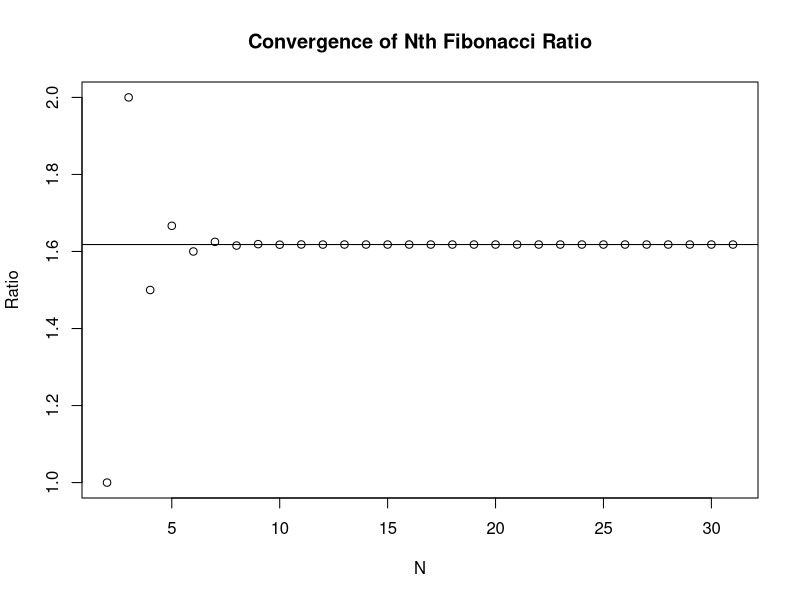

Source code (R):
## ---- chunk 1
knitr::opts_chunk$set(echo = TRUE)
## ---- chunk 2
Fibonacci <- numeric(1000000)
ratio <- numeric(1000000)
ratio[1] <- NaN
ratio[2] <- 1
Fibonacci[1] <- 1
Fibonacci[2] <- 1
for(i in 3:1000){
  Fibonacci[i] <- Fibonacci[i - 2] + Fibonacci[i-1]
  ratio[i] <- Fibonacci[i]/Fibonacci[i-1]
}
print(Fibonacci)
## ---- chunk 3
GR <- (1 + sqrt(5))/2


for(j in 3:length(Fibonacci)){
  Fibonacci[j] <- Fibonacci[j - 2] + Fibonacci[j-1]
  ratio[j] <- Fibonacci[j]/Fibonacci[j-1]
  if(ratio[j]  == GR){print(j) 
    break}}
  plot(2:31, ratio[2:31], main = "Convergence of Nth Fibonacci Ratio", xlab = "N", ylab = "Ratio")
  abline(h = GR)
  
## ---- chunk 4
answer <- 0
for(j in 1:5) answer <- answer + j
print(answer)
## ---- chunk 5
answer <- NULL
for( j in 1:5) answer <- c(answer,j)
print(answer)
## ---- chunk 6
answer <- 0
for(j in 1:5) answer <- c(answer,j)
print(answer)
## ---- chunk 7
answer <- 1
for(j in 1:5) answer <- answer*j
print(answer)
## ---- chunk 8
answer <- 3
for (j in 1:15) answer <- c(answer, (7*answer[j])%%31)
print(answer)
## ---- chunk 9
calc_interest <- function(n = 3, P = 1000){

if(n <= 3){i <- 0.04} else {i<-0.05}
  I = P*(((1+i)^n)-1)
print(I)
}

calc_interest(n = 10, P = 100)
## ---- chunk 10
cal_mort <- function(n = 36, P = 250000, open = TRUE){

if(open == TRUE){i <- 0.005} else {i <- 0.004}
  
R <- (P*i)/(1-(1+i)^(-n))

print(R)

}

cal_mort()
## ---- chunk 11
while_loop <- function(){

  Fibonacci <- c(1,1)
  
  while(max(Fibonacci) < 300){
  
    Fibonacci <- c(Fibonacci, Fibonacci[length(Fibonacci)] + Fibonacci[length(Fibonacci)-1])
  }
  print((Fibonacci))
  
  print(length(Fibonacci))

}

while_loop()

## ---- chunk 12
while_loop_2 <- function(){
  
  oldi <- 0
  i <- 0.006
  
  while(abs(i - oldi) > 0.000001){
    
    oldi <- i
    
    i <- (1-(1+oldi)^(-20))/19
    
  }
  print(i)
  print(oldi)
}
while_loop_2()

## ---- chunk 13
while_loop_3 <- function(){
  
  oldi <- 0
  i <- 0.006
  numb <- 0
  while(abs(i - oldi) > 0.000001){
    
    oldi <- i
    
    i <- (1-(1+oldi)^(-20))/19
    
    
    numb <- numb + 1
  }
  print(i)
  print(oldi)
  print(numb)
}
while_loop_3()
## ---- chunk 14
Eratosthenes <- function(n) {
   # Print prime numbers up to n (based on the sieve of Eratosthenes)
     if (n >= 2) {                
       sieve <- seq(2, n)          
       primes <- c()               
       while (length(sieve) > 0) { 
         p <- sieve[1]             
         primes <- c(primes, p)   
         sieve <- sieve[(sieve %% p) != 0] 
         }                                 
       return(primes) 
       } else {       
         stop("Input value of n should be at least 2.") 
       }
  
}

Eratosthenes(100)

## ---- chunk 15
Eratosthenes2 <- function(n) {
  # Print prime numbers up to n (based on the sieve of Eratosthenes)
  if (n >= 2) { 
    sieve <- seq(2, n) 
    primes <- c() 
    p <- 2
    
    while (p < sqrt(n)) { 
      
      
      primes <- c(primes, p) 
      sieve <- sieve[(sieve %% p) != 0] 
      p <- sieve[1] 
      
    } 
    combined <- c(primes,sieve)
    return(combined)
  } else {
    stop("Input value of n should be at least 2.")
  }
  
}
Eratosthenes2(100)
## ---- chunk 16
Eratosthenes3 <- function(n) {
  # Print prime numbers up to n (based on the sieve of Eratosthenes)
  if (n >= 2) { 
    sieve <- seq(2, n) 
    primes <- c() 
    while (length(sieve) > 0) { 
      p <- sieve[1] 
      
      if(p >= sqrt(n)){break}
      
      primes <- c(primes, p) 
      sieve <- sieve[(sieve %% p) != 0] 
     
      
    } 
    combined <- c(primes,sieve)
    return(combined)
  } else {
    stop("Input value of n should be at least 2.")
  }
  
}

Eratosthenes3(100)
## ---- chunk 17
compound.interest <- function(P = 1000, i.r = 1, n = 30){
  
  i.r <- i.r/100
  
  acc_cap <- P*(1 + i.r)^n
  
  return(paste("$", acc_cap))
}
compound.interest()

## ---- chunk 18
bi <- function(l = -1,h = 3 ,x = seq(from = l, to = h),func =(x - 2)){
 
  
  
  smallest <- which(func == min(func))
   
  largest <- which(func == max(func))
  
  if(min(func)*max(func) >= 0){return("F(x)s must have differing signs")}else{
  
  
  lbound <- x[smallest]
  hbound <- x[largest]
  
  
  mid <- (hbound-lbound)/2
 
  mfunc <- 1
  
  while(abs(mfunc) > 0.0001){
    mid <- (hbound-lbound)/2

mfunc <- 1*mid - 2
    
  
    if(mfunc > 0){hbound <- mid} else {lbound <- mid}
    
    
  }
  return(mid)
}
}
bi()
## ---- chunk 19
 # 1. Use a merge sort to sort a vector
   mergesort <- function (x, descending = FALSE) {
     # Check for a vector that doesn't need sorting
       len <-length(x)
       if (len < 2) result <- x
       else {
         # 2: sort x into result
           # 2.1: split x in half
           y <- x[1:(len %/% 2)]
           z <- x[(len%/%2+ 1):len]
           # 2.2: sort y and z
             y <- mergesort(y)
             z <- mergesort(z)
             # 2.3: merge y and z into a sorted result
               result <- c()
               # 2.3.1: while (some are left in both piles)
                 while (min(length(y), length(z)) > 0) {
                                     # 2.3.2: put the smallest first element on the end
                     # 2.3.3: remove it from y or z
                     if (y[1] < z[1]) {
                       result <- c(result, y[1])
                       y <- y[-1]
                       } else {
                         result <- c(result, z[1])
                         z <- z[-1]
                         }
                   }
               # 2.3.4: put the leftovers onto the end of result
                 if (length(y) > 0)
                   result <- c(result, y)
                   else
                     result <- c(result, z)
       }
       if(descending == TRUE){
         for(i in 1:length(result)){
           y[i] <- result[length(result) - i + 1]
         }
        result <- y
       }
       return(result)
       }
## ---- chunk 20
Newton <- function(){
  xv <- c(1,1)
  yv <- c(1,1)
  
  i <- 2
  while((x[i]+y[i]) > 0.5 &&  ((x[i])^2 + 2*(y[i])^2 -2) > 0.5){
   #for(i in 2:30) {
  fdx <- 1
  fdy <- 1
  gdx <- 2*xv[i-1]
  gdy <- 4*yv[i-1]
  fn_1 <- xv[i - 1] + yv[i-1]
  gn_1 <- (xv[i-1])^2 +2*(yv[i -1])^2 - 2
  dn_1 = 1*gdy - 1*gdx
  
   xv[i] <- xv[i-1]-(gdy*fn_1 - fdy*gn_1)/dn_1
   yv[i] <- yv[i-1]-(fdx*gn_1 - gdx*fn_1)/dn_1
   i <- i + 1
   
   if(i == 30){break}
    }
 print(xv[length(xv)]) 
 print(yv[length(yv)])
}

## ---- chunk 21
directpoly <- function(x = 2, coe = c(1,2,3)){
  n <- length(coe)
  powers <- c(0:(n-1))
  temp <- c()
  for(i in 1:n){
  temp[i] <- coe[i]*x^(powers[i])
  }
  
  return(sum(temp))
}
directpoly()
## ---- chunk 22
hornerpoly <- function(x = c(2,3), coe = c(1,2,3)){
  n <- length(coe)
  a <- matrix(nrow = n,ncol = length(x))
  a[n,] <- coe[n]
  
  for(z in 1:length(x)){
  for(j in 1:(n-1)){
    a[n-j,z] <- x[z]*a[n-j+1] + coe[n-j]
  }
  
  }
  a1s <- (a[1,])
  return(a1s)
}
hornerpoly()
